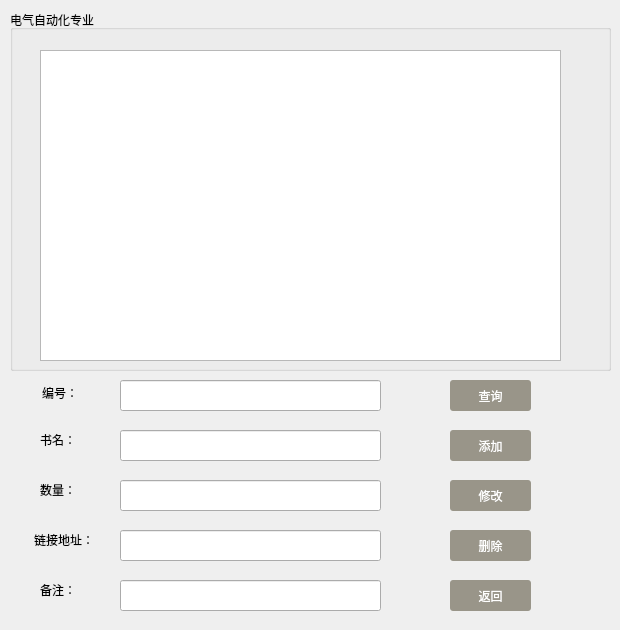
<?xml version="1.0" encoding="UTF-8"?>
<ui version="4.0">
 <class>TElectricalAutomation</class>
 <widget class="QDialog" name="TElectricalAutomation">
  <property name="geometry">
   <rect>
    <x>0</x>
    <y>0</y>
    <width>620</width>
    <height>630</height>
   </rect>
  </property>
  <property name="windowTitle">
   <string>Dialog</string>
  </property>
  <widget class="QGroupBox" name="groupBox">
   <property name="geometry">
    <rect>
     <x>10</x>
     <y>10</y>
     <width>601</width>
     <height>361</height>
    </rect>
   </property>
   <property name="styleSheet">
    <string notr="true">

font: 75 14pt &quot;Aparajita&quot;;</string>
   </property>
   <property name="title">
    <string>电气自动化专业</string>
   </property>
   <widget class="QTableView" name="automationview">
    <property name="geometry">
     <rect>
      <x>30</x>
      <y>40</y>
      <width>521</width>
      <height>311</height>
     </rect>
    </property>
    <property name="styleSheet">
     <string notr="true"/>
    </property>
   </widget>
  </widget>
  <widget class="QLabel" name="label_5">
   <property name="geometry">
    <rect>
     <x>40</x>
     <y>580</y>
     <width>63</width>
     <height>20</height>
    </rect>
   </property>
   <property name="styleSheet">
    <string notr="true">font: 14pt &quot;Agency FB&quot;;</string>
   </property>
   <property name="text">
    <string>备注：     </string>
   </property>
  </widget>
  <widget class="QLineEdit" name="nameline">
   <property name="geometry">
    <rect>
     <x>120</x>
     <y>430</y>
     <width>261</width>
     <height>31</height>
    </rect>
   </property>
  </widget>
  <widget class="QLineEdit" name="numberline">
   <property name="geometry">
    <rect>
     <x>120</x>
     <y>480</y>
     <width>261</width>
     <height>31</height>
    </rect>
   </property>
  </widget>
  <widget class="QLabel" name="label_4">
   <property name="geometry">
    <rect>
     <x>34</x>
     <y>530</y>
     <width>80</width>
     <height>20</height>
    </rect>
   </property>
   <property name="styleSheet">
    <string notr="true">font: 14pt &quot;Agency FB&quot;;</string>
   </property>
   <property name="text">
    <string>链接地址：</string>
   </property>
  </widget>
  <widget class="QLineEdit" name="remarkline">
   <property name="geometry">
    <rect>
     <x>120</x>
     <y>580</y>
     <width>261</width>
     <height>31</height>
    </rect>
   </property>
  </widget>
  <widget class="QPushButton" name="returnbtn">
   <property name="geometry">
    <rect>
     <x>450</x>
     <y>580</y>
     <width>81</width>
     <height>31</height>
    </rect>
   </property>
   <property name="styleSheet">
    <string notr="true">QPushButton { background-color: rgb(153, 149, 137); border-radius: 3px; color: rgb(255, 255, 255); } QPushButton:hover { background-color: black;}</string>
   </property>
   <property name="text">
    <string>返回</string>
   </property>
  </widget>
  <widget class="QLineEdit" name="adressline">
   <property name="geometry">
    <rect>
     <x>120</x>
     <y>530</y>
     <width>261</width>
     <height>31</height>
    </rect>
   </property>
  </widget>
  <widget class="QPushButton" name="changebtn">
   <property name="geometry">
    <rect>
     <x>450</x>
     <y>480</y>
     <width>81</width>
     <height>31</height>
    </rect>
   </property>
   <property name="styleSheet">
    <string notr="true">QPushButton { background-color: rgb(153, 149, 137); border-radius: 3px; color: rgb(255, 255, 255); } QPushButton:hover { background-color: black;}</string>
   </property>
   <property name="text">
    <string>修改</string>
   </property>
  </widget>
  <widget class="QLineEdit" name="idline">
   <property name="geometry">
    <rect>
     <x>120</x>
     <y>380</y>
     <width>261</width>
     <height>31</height>
    </rect>
   </property>
  </widget>
  <widget class="QPushButton" name="addbtn">
   <property name="geometry">
    <rect>
     <x>450</x>
     <y>430</y>
     <width>81</width>
     <height>31</height>
    </rect>
   </property>
   <property name="styleSheet">
    <string notr="true">QPushButton { background-color: rgb(153, 149, 137); border-radius: 3px; color: rgb(255, 255, 255); } QPushButton:hover { background-color: black;}</string>
   </property>
   <property name="text">
    <string>添加</string>
   </property>
  </widget>
  <widget class="QLabel" name="label_3">
   <property name="geometry">
    <rect>
     <x>40</x>
     <y>480</y>
     <width>60</width>
     <height>20</height>
    </rect>
   </property>
   <property name="styleSheet">
    <string notr="true">font: 14pt &quot;Agency FB&quot;;</string>
   </property>
   <property name="text">
    <string>数量：     </string>
   </property>
  </widget>
  <widget class="QPushButton" name="searchbtn">
   <property name="geometry">
    <rect>
     <x>450</x>
     <y>380</y>
     <width>81</width>
     <height>31</height>
    </rect>
   </property>
   <property name="styleSheet">
    <string notr="true">QPushButton { background-color: rgb(153, 149, 137); border-radius: 3px; color: rgb(255, 255, 255); } QPushButton:hover { background-color: black;}



</string>
   </property>
   <property name="text">
    <string>查询</string>
   </property>
  </widget>
  <widget class="QLabel" name="label">
   <property name="geometry">
    <rect>
     <x>42</x>
     <y>383</y>
     <width>60</width>
     <height>20</height>
    </rect>
   </property>
   <property name="styleSheet">
    <string notr="true">font: 14pt &quot;Agency FB&quot;;</string>
   </property>
   <property name="text">
    <string>编号：    </string>
   </property>
  </widget>
  <widget class="QLabel" name="label_2">
   <property name="geometry">
    <rect>
     <x>40</x>
     <y>430</y>
     <width>60</width>
     <height>20</height>
    </rect>
   </property>
   <property name="styleSheet">
    <string notr="true">font: 14pt &quot;Agency FB&quot;;</string>
   </property>
   <property name="text">
    <string>书名：    </string>
   </property>
  </widget>
  <widget class="QPushButton" name="deletebtn">
   <property name="geometry">
    <rect>
     <x>450</x>
     <y>530</y>
     <width>81</width>
     <height>31</height>
    </rect>
   </property>
   <property name="styleSheet">
    <string notr="true">QPushButton { background-color: rgb(153, 149, 137); border-radius: 3px; color: rgb(255, 255, 255); } QPushButton:hover { background-color: black;}</string>
   </property>
   <property name="text">
    <string>删除</string>
   </property>
  </widget>
 </widget>
 <resources/>
 <connections/>
</ui>
